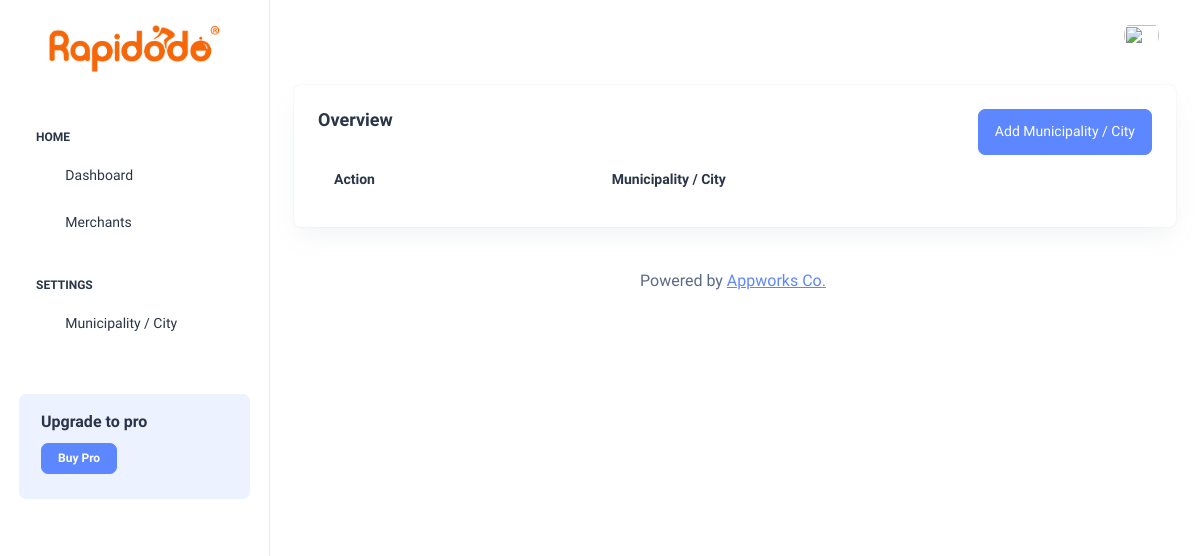
The app's page /dashboard/admin/municipality-city.php (signed in), older data.
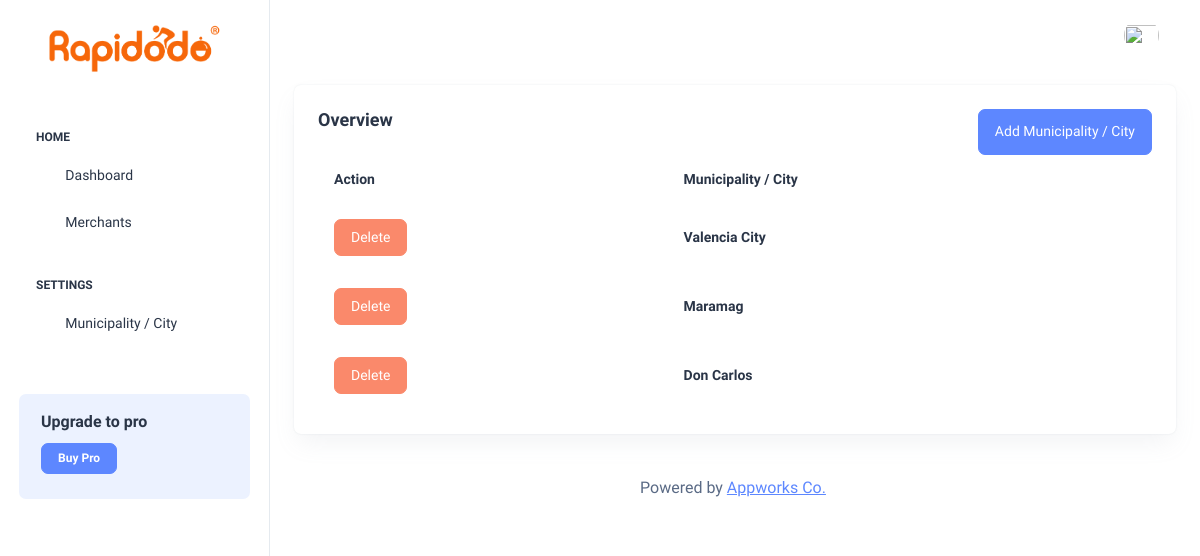
The same page, newer data.
### tables this page shows
CREATE TABLE `municipality_city` (
  `id` int(11) NOT NULL,
  `municipality_city` varchar(255) NOT NULL
);

### db/connector.php (called while the page is built)
<?php
class DBConnection {
    private $host = "localhost";
    private $user = "root";
    private $pass = "";
    private $db = "rapidodo_db";
    protected function connect() {
        try {
        $dsn = 'mysql:host=' . $this->host . ';dbname=' . $this->db;
        $pdo = new PDO($dsn, $this->user, $this->pass);
        $pdo->setAttribute(PDO::ATTR_ERRMODE, PDO::ERRMODE_EXCEPTION);
        return $pdo;
        } catch(PDOException $e) {
            print_r($e);
        }
    }
}
?>

### includes/models/municipality-city-facade.php (called while the page is built, shortened)
<?php
class MunicipalityCityFacade extends DBConnection
{
    function fetchMunicipalityCity()
    {
        $sql = $this->connect()->prepare("SELECT * FROM municipality_city");
        $sql->execute();
        return $sql;
    }
}

### dashboard/admin/municipality-city.php (the view, shortened to what this page needs)
<?php
include realpath(__DIR__ . '/../.././includes/layout/dashboard-header.php');
?>
<div class="page-wrapper" id="main-wrapper" data-layout="vertical" data-navbarbg="skin6" data-sidebartype="full" data-sidebar-position="fixed" data-header-position="fixed">
    <?php include realpath(__DIR__ . '/../.././includes/layout/dashboard-sidebar.php') ?>
    <div class="body-wrapper">
        <?php include realpath(__DIR__ . '/../.././includes/layout/dashboard-navbar.php') ?>
        <div class="container-fluid">
            <div class="col-lg-12 d-flex align-items-stretch">
                <div class="card w-100">
                    <div class="card-body p-4">
                        <div class="d-flex justify-content-between">
                            <h5 class="card-title fw-semibold mb-4">Overview</h5>
                            <button class="btn btn-primary" data-bs-toggle="modal" data-bs-target="#addMunicipalityCityModal">Add Municipality / City</button>
                        </div>
                        <div class="table-responsive">
                            <table class="table text-nowrap mb-0 align-middle">
                                <thead class="text-dark fs-4">
                                    <tr>
                                        <th class="border-bottom-0">
                                            <h6 class="fw-semibold mb-0">Action</h6>
                                        </th>
                                        <th class="border-bottom-0">
                                            <h6 class="fw-semibold mb-0">Municipality / City</h6>
                                        </th>
                                    </tr>
                                </thead>
                                <tbody>
                                    <?php
                                    $fetchMunicipalityCity = $municipalityCityFacade->fetchMunicipalityCity();
                                    foreach ($fetchMunicipalityCity as $fetchMunicipalityCity) { ?>
                                        <tr>
                                            <td class="border-bottom-0">
                                                <a href="delete-municipality-city?municipality_city_id=<?= $fetchMunicipalityCity["id"] ?>" class="btn btn-danger">Delete</a>
                                            </td>
                                            <td class="border-bottom-0">
                                                <h6 class="fw-semibold mb-0"><?= $fetchMunicipalityCity["municipality_city"] ?></h6>
                                            </td>
                                        </tr>
                                    <?php } ?>
                                </tbody>
                            </table>
                        </div>
                    </div>
                </div>
            </div>
            <div class="py-6 px-6 text-center">
                <p class="mb-0 fs-4">Powered by <a href="https://appworksco.com/" target="_blank" class="pe-1 text-primary text-decoration-underline">Appworks Co.</a></p>
            </div>
        </div>
    </div>
</div>
<?php include realpath(__DIR__ . '/../.././includes/layout/dashboard-footer.php') ?>

Row changes from the older to the newer data that the page shows:
added municipality_city: municipality_city "Valencia City"
added municipality_city: municipality_city "Maramag"
added municipality_city: municipality_city "Don Carlos"
